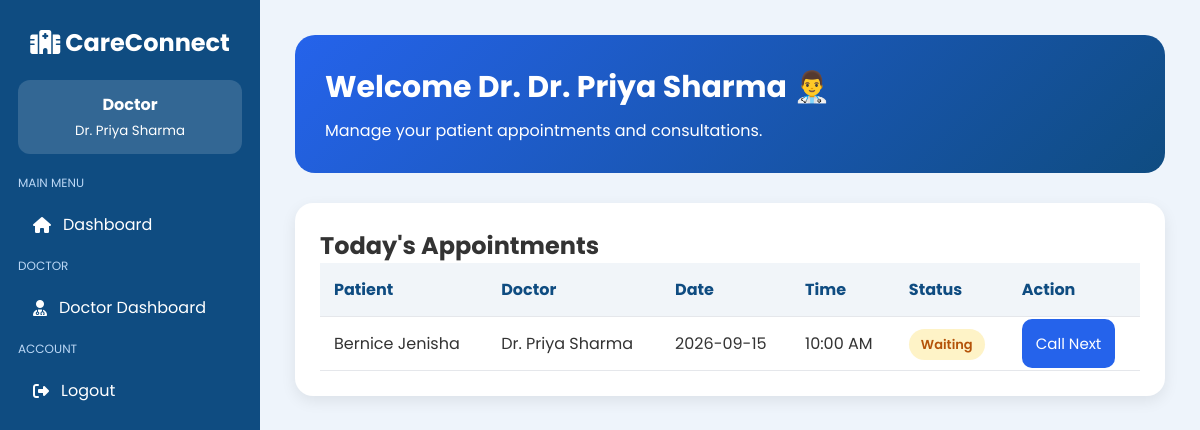
The page /dashboard.php?page=doctor (signed in) on the database as committed earlier.
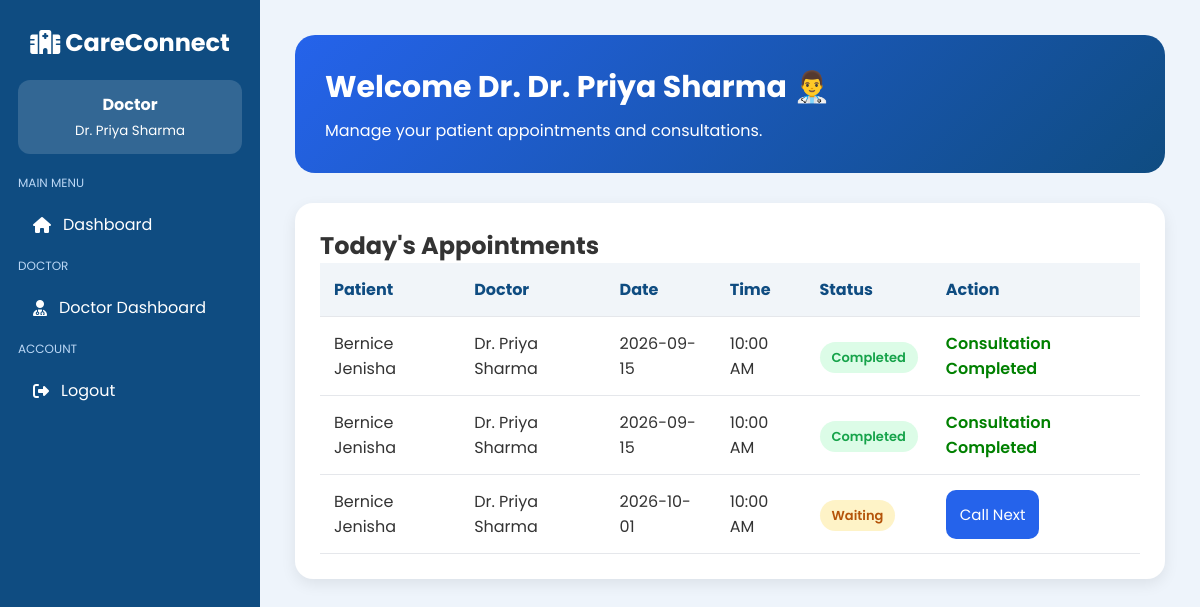
The same page on the database as committed later.
### tables this page shows
CREATE TABLE `appointments` (
  `appointment_id` int(11) NOT NULL,
  `patient_id` int(11) DEFAULT NULL,
  `doctor_id` int(11) DEFAULT NULL,
  `appointment_date` date DEFAULT NULL,
  `appointment_time` varchar(20) DEFAULT NULL,
  `status` varchar(30) DEFAULT 'Waiting'
);

CREATE TABLE `patients` (
  `patient_id` int(11) NOT NULL,
  `full_name` varchar(100) NOT NULL,
  `age` int(11) DEFAULT NULL,
  `gender` varchar(20) DEFAULT NULL,
  `phone` varchar(20) DEFAULT NULL,
  `email` varchar(100) DEFAULT NULL,
  `address` text DEFAULT NULL,
  `password` varchar(100) DEFAULT NULL
);

CREATE TABLE `doctors` (
  `doctor_id` int(11) NOT NULL,
  `doctor_name` varchar(100) DEFAULT NULL,
  `specialization` varchar(100) DEFAULT NULL,
  `department_id` int(11) DEFAULT NULL,
  `phone` varchar(20) DEFAULT NULL,
  `email` varchar(100) DEFAULT NULL,
  `experience` int(11) DEFAULT NULL,
  `password` varchar(100) DEFAULT NULL
);

### doctor/doctor_module.php (the view, shortened to what this page needs)
<?php
include("includes/db.php");
$doctor_id = $_SESSION['doctor_id'];
$doctor_name = $_SESSION['doctor_name'];
$appointments = mysqli_query($conn,"
SELECT
appointments.appointment_id,
appointments.appointment_date,
appointments.appointment_time,
appointments.status,
patients.full_name,
doctors.doctor_name
FROM appointments
JOIN patients
ON appointments.patient_id = patients.patient_id
JOIN doctors
ON appointments.doctor_id = doctors.doctor_id
WHERE appointments.doctor_id='$doctor_id'
ORDER BY appointments.appointment_date ASC,
appointments.appointment_time ASC
");
?>
<section class="welcome-banner">
    <div>
        <h1>Welcome Dr. <?php echo $doctor_name; ?> 👨‍⚕️</h1>
        <p>Manage your patient appointments and consultations.</p>
    </div>
</section>
<section class="appointment-history">
<h2>Today's Appointments</h2>
<table>
<tr>
    <th>Patient</th>
    <th>Doctor</th>
    <th>Date</th>
    <th>Time</th>
    <th>Status</th>
    <th>Action</th>
</tr>
<?php while($row = mysqli_fetch_assoc($appointments)){ ?>
<tr>
<td><?php echo $row['full_name']; ?></td>
<td><?php echo $row['doctor_name']; ?></td>
<td><?php echo $row['appointment_date']; ?></td>
<td><?php echo date("h:i A",strtotime($row['appointment_time'])); ?></td>
<td>
<?php
$status = $row['status'];
if($status=="Waiting"){
    echo "<span class='status waiting'>Waiting</span>";
}
elseif($status=="Now Serving"){
    echo "<span class='status serving'>Now Serving</span>";
}
elseif($status=="Completed"){
    echo "<span class='status completed'>Completed</span>";
}
?>
</td>
<td>
<?php if($status=="Waiting"){ ?>
<a class="primary-btn"
href="dashboard.php?page=doctor&call=<?php echo $row['appointment_id']; ?>">
Call Next
</a>
<?php } ?>
<?php if($status=="Completed"){ ?>
<span style="color:green;font-weight:600;">
Consultation Completed
</span>
<?php } ?>
</td>
</tr>
<?php } ?>
</table>
</section>

### dashboard.php (shortened to what this page needs)
<?php
$page = $_GET['page'] ?? "home";
$userName = "User";
switch ($_SESSION['role']) {
    case "doctor":
        $userName = $_SESSION['doctor_name'] ?? "Doctor";
        break;
}
?>
<!DOCTYPE html>
<html lang="en">
<head>
    <link rel="stylesheet" href="css/style.css">
    <link rel="stylesheet"
    href="https://cdnjs.cloudflare.com/ajax/libs/font-awesome/6.6.0/css/all.min.css">
</head>
<body>
<div class="dashboard-container">
    <aside class="sidebar">
        <h2>
            <i class="fa-solid fa-hospital"></i>
            CareConnect
        </h2>
        <div class="user-role">
            <p><strong><?php echo ucfirst($_SESSION['role']); ?></strong></p>
            <small><?php echo $userName; ?></small>
        </div>
        <ul>
            <li class="menu-title">Main Menu</li>
<?php if($_SESSION['role']=="doctor"){ ?>
<li>
    <a href="dashboard.php?page=doctor">
        <i class="fa-solid fa-house"></i>
        Dashboard
    </a>
</li>
<?php } ?>
            <?php if($_SESSION['role']=="doctor"){ ?>
                <li class="menu-title">Doctor</li>
                <li>
                    <a href="dashboard.php?page=doctor">
                        <i class="fa-solid fa-user-doctor"></i>
                        Doctor Dashboard
                    </a>
                </li>
            <?php } ?>
            <li class="menu-title">Account</li>
            <li>
                <a href="logout.php">
                    <i class="fa-solid fa-right-from-bracket"></i>
                    Logout
                </a>
            </li>
        </ul>
    </aside>
    <main class="dashboard-content">
        <?php
        switch($page){
            case "doctor":
                include("doctor/doctor_module.php");
                break;
        }
        ?>
    </main>
</div>
</body>
</html>

### css/style.css (style rules this page uses)
* { margin:0; padding:0; box-sizing:border-box; font-family:'Poppins',sans-serif; }
body { background:#eef4fb; color:#333; }
a { text-decoration:none; }
.submit-btn, .primary-btn, .refresh-btn { background:#2563EB; color:#fff; padding:14px; border:none; border-radius:10px; cursor:pointer; font-size:15px; transition:.3s; width:100%; }
.dashboard-container { display:flex; min-height:100vh; }
.sidebar { width:260px; background:#0F4C81; color:#fff; padding:25px 18px; position:sticky; top:0; height:100vh; }
.sidebar h2 { text-align:center; margin-bottom:20px; }
.user-role { background:rgba(255,255,255,.15); padding:12px; border-radius:12px; text-align:center; margin-bottom:20px; }
.menu-title { font-size:12px; text-transform:uppercase; color:#BBD7F5; margin:18px 0 8px; list-style:none; }
.sidebar ul { list-style:none; }
.sidebar li { margin:8px 0; }
.sidebar a { display:flex; align-items:center; gap:12px; color:#fff; padding:12px 15px; border-radius:10px; transition:.3s; }
.dashboard-content { flex:1; padding:35px; }
.welcome-banner { background:linear-gradient(135deg,#2563EB,#0F4C81); color:#fff; border-radius:20px; padding:30px; margin-bottom:25px; }
.welcome-banner h1 { font-size:30px; }
.welcome-banner p { margin-top:8px; }
.appointment-history { background:#fff; border-radius:18px; padding:25px; box-shadow:0 5px 15px rgba(0,0,0,.08); margin-top:30px; overflow-x:auto; }
.appointment-history table { width:100%; border-collapse:collapse; }
.appointment-history th, .appointment-history td { padding:14px; border-bottom:1px solid #E5E7EB; text-align:left; }
.appointment-history th { background:#F1F5F9; color:#0F4C81; }
.status { padding:6px 12px; border-radius:20px; font-size:13px; font-weight:600; }
.completed { background:#DCFCE7; color:#16A34A; }
.waiting { background:#FEF3C7; color:#B45309; }

Rows that differ between the two databases and show on the page:
changed appointments (number 1 of 3 on the later page): status "Waiting Call Next" → "Completed Consultation Completed"
added appointments: patient.full_name "Bernice Jenisha", doctor.doctor_name "Dr. Priya Sharma", appointment_date "2026-09-15", appointment_time "10:00 AM", status "Completed"
added appointments: patient.full_name "Bernice Jenisha", doctor.doctor_name "Dr. Priya Sharma", appointment_date "2026-10-01", appointment_time "10:00 AM", status "Waiting"
